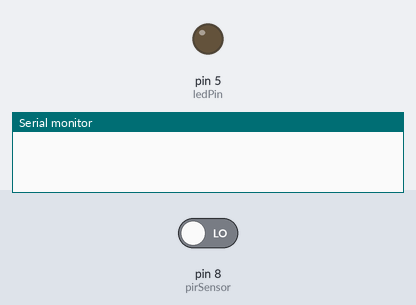
The sketch below on a simulated Arduino Uno, built with avr-gcc and run on an emulated ATmega328P. On the bench: output pins drawn as LEDs (lit = HIGH), the last lines printed to the serial monitor. The test bench sets the inputs (shaded band); at power-on: pin 8 (pirSensor) LOW.

Above: at 1.2 s.
1.3 s: pin 8 (pirSensor) driven HIGH
2.8 s: pin 8 (pirSensor) driven LOW
At 3.1 s:
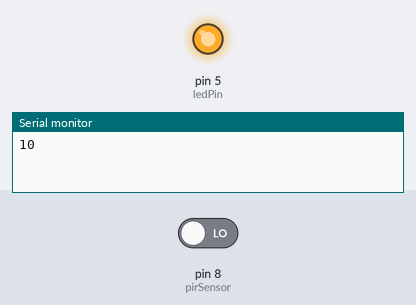
Timing chart, 0 to 5.8 s (numbered marks = the images above; inputs shaded):
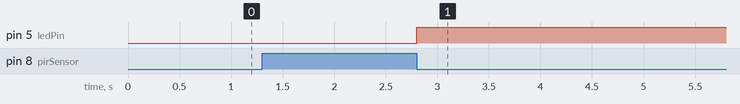

Measured:
- after the input at 2.8 s, pin 5 (ledPin): LOW → HIGH at once

The sketch:

pir-motion-sensor.ino
```cpp
/*     Creator: @Smartbuilds.io
 *     Date: 01.05.22
 *
 *     Arduino PIR Camera Sensor
 *     Description: Arduino reads input/sensor value and communicates to the Raspberry Pi
*/

int pirSensor = 8; // Arduino Digital Pin 8

const int buttonPin = 2;     // the number of the pushbutton pin
const int ledPin =  5;      // the number of the LED pin
int buttonState = 0;         // button state 0 LOW, 1 HIGH

int pinStateCurrent = LOW; // current state of pin
int pinStatePrevious = LOW; // previous state of pin

void setup() {

  //  Initial PIR Sensor
  pinMode(pirSensor, INPUT);
  Serial.begin(9600);

  // initialize the LED pin as an output:
  pinMode(ledPin, OUTPUT);

  // initialize the pushbutton pin as an input:
  pinMode(buttonPin, INPUT);
  digitalWrite(ledPin, LOW);

}

void loop() {

  pinStatePrevious = pinStateCurrent; // store previous state of motion sensor
  pinStateCurrent = digitalRead(pirSensor);

  if (pinStatePrevious == LOW && pinStateCurrent == HIGH){

    Serial.write("1"); // Send message to the Raspberry pi - Motion Detected
    digitalWrite(ledPin, LOW);

  }else if (pinStatePrevious == HIGH && pinStateCurrent == LOW) {

    Serial.println("0"); // Motion stopped - Send message to the Raspberry pi
    digitalWrite(ledPin, HIGH);

  }

}

// Create your own Button/Ring Button - When Pressed sends comms to the Pi to trigger an action

// read the state of the pushbutton value:
//  buttonState = digitalRead(buttonPin);

// check if the pushbutton is pressd i.e. the buttonState is HIGH:
//  if (buttonState == HIGH) {
//    // turn LED on:
//    Serial.write("ring-ring/"); // Send message to the Raspberry Pi
//    digitalWrite(ledPin, HIGH);
//    delay(3000);
//  } else {
//    // turn LED off:
//    digitalWrite(ledPin, LOW);
//  }

//}
```
